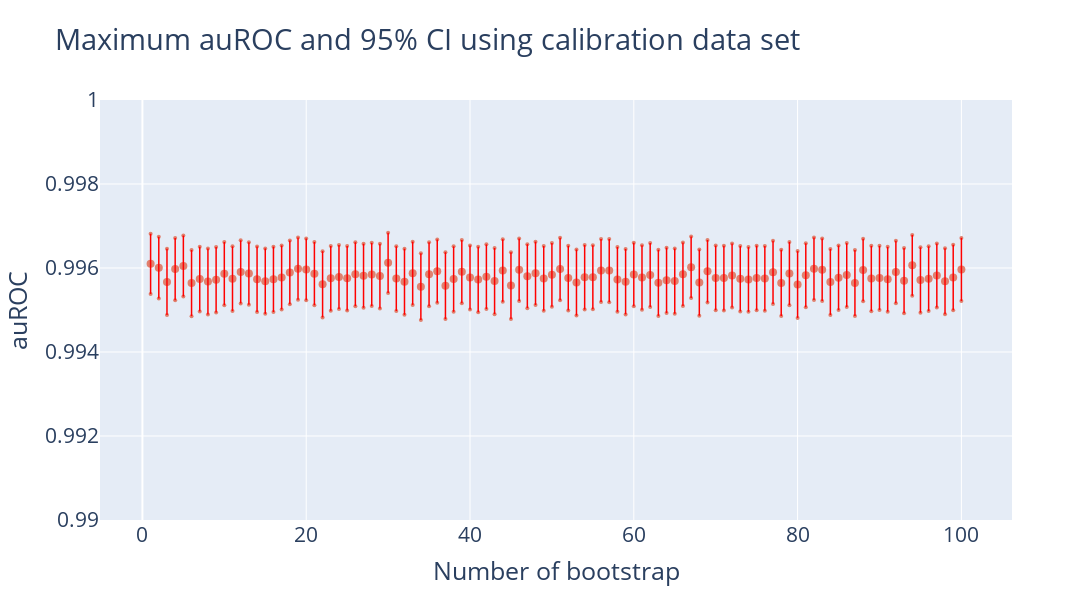

Notebook cell for this chart:
### Code cell
# Plot maximumu auROCs

fig = go.Figure()

# Add vertical lines between CI upper and lower by set
for i in range(1, 101):
    fig.add_shape(
        dict(
            type='line',
            x0=i,
            y0=maxdf.loc[maxdf['Dataset'] == i, 'CI_upper'].values[0],
            x1=i,
            y1=maxdf.loc[maxdf['Dataset'] == i, 'CI_lower'].values[0],
            line=dict(color='red', width=1.5)
        )
    )

# Plot each 95% CI using error bars
fig.add_trace(go.Scatter(x=maxdf['Dataset'], y=maxdf['CI_upper'],
                    mode='markers',
                    name='CI upper',
                    marker=dict(color='#E0806E', size=4)))

fig.add_trace(go.Scatter(x=maxdf['Dataset'], y=maxdf['CI_lower'],
                    mode='markers',
                    name='CI lower',
                    marker=dict(color='#E0806E', size=4)))

# # Plot only maximum auROC
# fig.add_trace(go.Scatter(x=maxdf['Dataset'], y=maxdf['auROC'],
#                     mode='markers',
#                     name='Maximum auROC',
#                     marker=dict(color='blue', size=10)))


# Plot the best candidate
for i in range(bootstrap):
    fig.add_trace(go.Scatter(x=[i+1], y=[maxdf.loc[maxdf['Dataset'] == i+1, 'auROC'].values[0]],
                    mode='markers',
                    name='Best candidate',
                    marker=dict(color='#E0806E', size=8)))

# plot order of lines and markers
fig.update_layout(showlegend=False)

fig.update_layout(title='Maximum auROC and 95% CI using calibration data set',
                  xaxis_title='Number of bootstrap',
                  yaxis_title='auROC')
# Change font size
fig.update_layout(font=dict(size=21))

# y-axis range: 0.99 to 1.00
fig.update_yaxes(range=[0.99, 1.00])

# x-asis ticks and range
# Figure size
fig.update_layout(width=1200, height=600)

fig.show()

### Figure 1 — Plotly figure (JSON) as saved in the notebook; plotly's stock layout.template omitted (floating-point values rounded to 4 significant figures)
{"data": [{"marker": {"color": "#E0806E", "size": 4}, "mode": "markers", "name": "CI upper", "type": "scatter", "x": [1, 2, 3, 4, 5, 6, 7, 8, 9, 10, 11, 12, 13, 14, 15, 16, 17, 18, 19, 20, 21, 22, 23, 24, 25, 26, 27, 28, 29, 30, 31, 32, 33, 34, 35, 36, 37, 38, 39, 40, 41, 42, 43, 44, 45, 46, 47, 48, 49, 50, 51, 52, 53, 54, 55, 56, 57, 58, 59, 60, 61, 62, 63, 64, 65, 66, 67, 68, 69, 70, 71, 72, 73, 74, 75, 76, 77, 78, 79, 80, 81, 82, 83, 84, 85, 86, 87, 88, 89, 90, 91, 92, 93, 94, 95, 96, 97, 98, 99, 100], "y": [0.9968, 0.9967, 0.9965, 0.9967, 0.9968, 0.9964, 0.9965, 0.9965, 0.9965, 0.9966, 0.9965, 0.9967, 0.9966, 0.9965, 0.9965, 0.9965, 0.9965, 0.9967, 0.9967, 0.9967, 0.9966, 0.9964, 0.9965, 0.9966, 0.9965, 0.9966, 0.9966, 0.9966, 0.9966, 0.9968, 0.9965, 0.9965, 0.9966, 0.9964, 0.9966, 0.9967, 0.9964, 0.9965, 0.9967, 0.9965, 0.9965, 0.9966, 0.9965, 0.9967, 0.9964, 0.9967, 0.9966, 0.9966, 0.9965, 0.9966, 0.9967, 0.9965, 0.9964, 0.9965, 0.9965, 0.9967, 0.9967, 0.9965, 0.9965, 0.9966, 0.9965, 0.9966, 0.9964, 0.9965, 0.9965, 0.9966, 0.9968, 0.9964, 0.9967, 0.9965, 0.9965, 0.9966, 0.9965, 0.9965, 0.9965, 0.9965, 0.9967, 0.9964, 0.9966, 0.9964, 0.9966, 0.9967, 0.9967, 0.9965, 0.9965, 0.9966, 0.9964, 0.9967, 0.9965, 0.9965, 0.9965, 0.9966, 0.9965, 0.9968, 0.9965, 0.9965, 0.9966, 0.9965, 0.9966, 0.9967]}, {"marker": {"color": "#E0806E", "size": 4}, "mode": "markers", "name": "CI lower", "type": "scatter", "x": [1, 2, 3, 4, 5, 6, 7, 8, 9, 10, 11, 12, 13, 14, 15, 16, 17, 18, 19, 20, 21, 22, 23, 24, 25, 26, 27, 28, 29, 30, 31, 32, 33, 34, 35, 36, 37, 38, 39, 40, 41, 42, 43, 44, 45, 46, 47, 48, 49, 50, 51, 52, 53, 54, 55, 56, 57, 58, 59, 60, 61, 62, 63, 64, 65, 66, 67, 68, 69, 70, 71, 72, 73, 74, 75, 76, 77, 78, 79, 80, 81, 82, 83, 84, 85, 86, 87, 88, 89, 90, 91, 92, 93, 94, 95, 96, 97, 98, 99, 100], "y": [0.9954, 0.9953, 0.9949, 0.9952, 0.9953, 0.9949, 0.995, 0.9949, 0.9949, 0.9951, 0.995, 0.9952, 0.9951, 0.995, 0.9949, 0.995, 0.995, 0.9951, 0.9952, 0.9952, 0.9951, 0.9948, 0.995, 0.995, 0.995, 0.9951, 0.9951, 0.9951, 0.995, 0.9954, 0.995, 0.9949, 0.9951, 0.9948, 0.9951, 0.9952, 0.9948, 0.995, 0.9952, 0.995, 0.9949, 0.995, 0.9949, 0.9952, 0.9948, 0.9952, 0.995, 0.9951, 0.995, 0.9951, 0.9952, 0.995, 0.9949, 0.995, 0.995, 0.9952, 0.9952, 0.995, 0.9949, 0.9951, 0.995, 0.9951, 0.9949, 0.9949, 0.9949, 0.9951, 0.9953, 0.9949, 0.9952, 0.995, 0.995, 0.9951, 0.995, 0.995, 0.995, 0.995, 0.9951, 0.9949, 0.9951, 0.9948, 0.9951, 0.9952, 0.9952, 0.9949, 0.995, 0.9951, 0.9949, 0.9952, 0.995, 0.995, 0.995, 0.9952, 0.9949, 0.9953, 0.9949, 0.995, 0.9951, 0.9949, 0.995, 0.9952]}, {"marker": {"color": "#E0806E", "size": 8}, "mode": "markers", "name": "Best candidate", "type": "scatter", "x": [1], "y": [0.9961]}, {"marker": {"color": "#E0806E", "size": 8}, "mode": "markers", "name": "Best candidate", "type": "scatter", "x": [2], "y": [0.996]}, {"marker": {"color": "#E0806E", "size": 8}, "mode": "markers", "name": "Best candidate", "type": "scatter", "x": [3], "y": [0.9957]}, {"marker": {"color": "#E0806E", "size": 8}, "mode": "markers", "name": "Best candidate", "type": "scatter", "x": [4], "y": [0.996]}, {"marker": {"color": "#E0806E", "size": 8}, "mode": "markers", "name": "Best candidate", "type": "scatter", "x": [5], "y": [0.996]}, {"marker": {"color": "#E0806E", "size": 8}, "mode": "markers", "name": "Best candidate", "type": "scatter", "x": [6], "y": [0.9956]}, {"marker": {"color": "#E0806E", "size": 8}, "mode": "markers", "name": "Best candidate", "type": "scatter", "x": [7], "y": [0.9957]}, {"marker": {"color": "#E0806E", "size": 8}, "mode": "markers", "name": "Best candidate", "type": "scatter", "x": [8], "y": [0.9957]}, {"marker": {"color": "#E0806E", "size": 8}, "mode": "markers", "name": "Best candidate", "type": "scatter", "x": [9], "y": [0.9957]}, {"marker": {"color": "#E0806E", "size": 8}, "mode": "markers", "name": "Best candidate", "type": "scatter", "x": [10], "y": [0.9959]}, {"marker": {"color": "#E0806E", "size": 8}, "mode": "markers", "name": "Best candidate", "type": "scatter", "x": [11], "y": [0.9957]}, {"marker": {"color": "#E0806E", "size": 8}, "mode": "markers", "name": "Best candidate", "type": "scatter", "x": [12], "y": [0.9959]}, {"marker": {"color": "#E0806E", "size": 8}, "mode": "markers", "name": "Best candidate", "type": "scatter", "x": [13], "y": [0.9959]}, {"marker": {"color": "#E0806E", "size": 8}, "mode": "markers", "name": "Best candidate", "type": "scatter", "x": [14], "y": [0.9957]}, {"marker": {"color": "#E0806E", "size": 8}, "mode": "markers", "name": "Best candidate", "type": "scatter", "x": [15], "y": [0.9957]}, {"marker": {"color": "#E0806E", "size": 8}, "mode": "markers", "name": "Best candidate", "type": "scatter", "x": [16], "y": [0.9957]}, {"marker": {"color": "#E0806E", "size": 8}, "mode": "markers", "name": "Best candidate", "type": "scatter", "x": [17], "y": [0.9958]}, {"marker": {"color": "#E0806E", "size": 8}, "mode": "markers", "name": "Best candidate", "type": "scatter", "x": [18], "y": [0.9959]}, {"marker": {"color": "#E0806E", "size": 8}, "mode": "markers", "name": "Best candidate", "type": "scatter", "x": [19], "y": [0.996]}, {"marker": {"color": "#E0806E", "size": 8}, "mode": "markers", "name": "Best candidate", "type": "scatter", "x": [20], "y": [0.996]}, {"marker": {"color": "#E0806E", "size": 8}, "mode": "markers", "name": "Best candidate", "type": "scatter", "x": [21], "y": [0.9959]}, {"marker": {"color": "#E0806E", "size": 8}, "mode": "markers", "name": "Best candidate", "type": "scatter", "x": [22], "y": [0.9956]}, {"marker": {"color": "#E0806E", "size": 8}, "mode": "markers", "name": "Best candidate", "type": "scatter", "x": [23], "y": [0.9958]}, {"marker": {"color": "#E0806E", "size": 8}, "mode": "markers", "name": "Best candidate", "type": "scatter", "x": [24], "y": [0.9958]}, {"marker": {"color": "#E0806E", "size": 8}, "mode": "markers", "name": "Best candidate", "type": "scatter", "x": [25], "y": [0.9958]}, {"marker": {"color": "#E0806E", "size": 8}, "mode": "markers", "name": "Best candidate", "type": "scatter", "x": [26], "y": [0.9959]}, {"marker": {"color": "#E0806E", "size": 8}, "mode": "markers", "name": "Best candidate", "type": "scatter", "x": [27], "y": [0.9958]}, {"marker": {"color": "#E0806E", "size": 8}, "mode": "markers", "name": "Best candidate", "type": "scatter", "x": [28], "y": [0.9958]}, {"marker": {"color": "#E0806E", "size": 8}, "mode": "markers", "name": "Best candidate", "type": "scatter", "x": [29], "y": [0.9958]}, {"marker": {"color": "#E0806E", "size": 8}, "mode": "markers", "name": "Best candidate", "type": "scatter", "x": [30], "y": [0.9961]}, {"marker": {"color": "#E0806E", "size": 8}, "mode": "markers", "name": "Best candidate", "type": "scatter", "x": [31], "y": [0.9957]}, {"marker": {"color": "#E0806E", "size": 8}, "mode": "markers", "name": "Best candidate", "type": "scatter", "x": [32], "y": [0.9957]}, {"marker": {"color": "#E0806E", "size": 8}, "mode": "markers", "name": "Best candidate", "type": "scatter", "x": [33], "y": [0.9959]}, {"marker": {"color": "#E0806E", "size": 8}, "mode": "markers", "name": "Best candidate", "type": "scatter", "x": [34], "y": [0.9956]}, {"marker": {"color": "#E0806E", "size": 8}, "mode": "markers", "name": "Best candidate", "type": "scatter", "x": [35], "y": [0.9959]}, {"marker": {"color": "#E0806E", "size": 8}, "mode": "markers", "name": "Best candidate", "type": "scatter", "x": [36], "y": [0.9959]}, {"marker": {"color": "#E0806E", "size": 8}, "mode": "markers", "name": "Best candidate", "type": "scatter", "x": [37], "y": [0.9956]}, {"marker": {"color": "#E0806E", "size": 8}, "mode": "markers", "name": "Best candidate", "type": "scatter", "x": [38], "y": [0.9957]}, {"marker": {"color": "#E0806E", "size": 8}, "mode": "markers", "name": "Best candidate", "type": "scatter", "x": [39], "y": [0.9959]}, {"marker": {"color": "#E0806E", "size": 8}, "mode": "markers", "name": "Best candidate", "type": "scatter", "x": [40], "y": [0.9958]}, {"marker": {"color": "#E0806E", "size": 8}, "mode": "markers", "name": "Best candidate", "type": "scatter", "x": [41], "y": [0.9957]}, {"marker": {"color": "#E0806E", "size": 8}, "mode": "markers", "name": "Best candidate", "type": "scatter", "x": [42], "y": [0.9958]}, {"marker": {"color": "#E0806E", "size": 8}, "mode": "markers", "name": "Best candidate", "type": "scatter", "x": [43], "y": [0.9957]}, {"marker": {"color": "#E0806E", "size": 8}, "mode": "markers", "name": "Best candidate", "type": "scatter", "x": [44], "y": [0.9959]}, {"marker": {"color": "#E0806E", "size": 8}, "mode": "markers", "name": "Best candidate", "type": "scatter", "x": [45], "y": [0.9956]}, {"marker": {"color": "#E0806E", "size": 8}, "mode": "markers", "name": "Best candidate", "type": "scatter", "x": [46], "y": [0.996]}, {"marker": {"color": "#E0806E", "size": 8}, "mode": "markers", "name": "Best candidate", "type": "scatter", "x": [47], "y": [0.9958]}, {"marker": {"color": "#E0806E", "size": 8}, "mode": "markers", "name": "Best candidate", "type": "scatter", "x": [48], "y": [0.9959]}, {"marker": {"color": "#E0806E", "size": 8}, "mode": "markers", "name": "Best candidate", "type": "scatter", "x": [49], "y": [0.9958]}, {"marker": {"color": "#E0806E", "size": 8}, "mode": "markers", "name": "Best candidate", "type": "scatter", "x": [50], "y": [0.9958]}, {"marker": {"color": "#E0806E", "size": 8}, "mode": "markers", "name": "Best candidate", "type": "scatter", "x": [51], "y": [0.996]}, {"marker": {"color": "#E0806E", "size": 8}, "mode": "markers", "name": "Best candidate", "type": "scatter", "x": [52], "y": [0.9958]}, {"marker": {"color": "#E0806E", "size": 8}, "mode": "markers", "name": "Best candidate", "type": "scatter", "x": [53], "y": [0.9957]}, {"marker": {"color": "#E0806E", "size": 8}, "mode": "markers", "name": "Best candidate", "type": "scatter", "x": [54], "y": [0.9958]}, {"marker": {"color": "#E0806E", "size": 8}, "mode": "markers", "name": "Best candidate", "type": "scatter", "x": [55], "y": [0.9958]}, {"marker": {"color": "#E0806E", "size": 8}, "mode": "markers", "name": "Best candidate", "type": "scatter", "x": [56], "y": [0.9959]}, {"marker": {"color": "#E0806E", "size": 8}, "mode": "markers", "name": "Best candidate", "type": "scatter", "x": [57], "y": [0.9959]}, {"marker": {"color": "#E0806E", "size": 8}, "mode": "markers", "name": "Best candidate", "type": "scatter", "x": [58], "y": [0.9957]}, {"marker": {"color": "#E0806E", "size": 8}, "mode": "markers", "name": "Best candidate", "type": "scatter", "x": [59], "y": [0.9957]}, {"marker": {"color": "#E0806E", "size": 8}, "mode": "markers", "name": "Best candidate", "type": "scatter", "x": [60], "y": [0.9958]}, {"marker": {"color": "#E0806E", "size": 8}, "mode": "markers", "name": "Best candidate", "type": "scatter", "x": [61], "y": [0.9958]}, {"marker": {"color": "#E0806E", "size": 8}, "mode": "markers", "name": "Best candidate", "type": "scatter", "x": [62], "y": [0.9958]}, {"marker": {"color": "#E0806E", "size": 8}, "mode": "markers", "name": "Best candidate", "type": "scatter", "x": [63], "y": [0.9956]}, {"marker": {"color": "#E0806E", "size": 8}, "mode": "markers", "name": "Best candidate", "type": "scatter", "x": [64], "y": [0.9957]}, {"marker": {"color": "#E0806E", "size": 8}, "mode": "markers", "name": "Best candidate", "type": "scatter", "x": [65], "y": [0.9957]}, {"marker": {"color": "#E0806E", "size": 8}, "mode": "markers", "name": "Best candidate", "type": "scatter", "x": [66], "y": [0.9959]}, {"marker": {"color": "#E0806E", "size": 8}, "mode": "markers", "name": "Best candidate", "type": "scatter", "x": [67], "y": [0.996]}, {"marker": {"color": "#E0806E", "size": 8}, "mode": "markers", "name": "Best candidate", "type": "scatter", "x": [68], "y": [0.9957]}, {"marker": {"color": "#E0806E", "size": 8}, "mode": "markers", "name": "Best candidate", "type": "scatter", "x": [69], "y": [0.9959]}, {"marker": {"color": "#E0806E", "size": 8}, "mode": "markers", "name": "Best candidate", "type": "scatter", "x": [70], "y": [0.9958]}, {"marker": {"color": "#E0806E", "size": 8}, "mode": "markers", "name": "Best candidate", "type": "scatter", "x": [71], "y": [0.9958]}, {"marker": {"color": "#E0806E", "size": 8}, "mode": "markers", "name": "Best candidate", "type": "scatter", "x": [72], "y": [0.9958]}, {"marker": {"color": "#E0806E", "size": 8}, "mode": "markers", "name": "Best candidate", "type": "scatter", "x": [73], "y": [0.9957]}, {"marker": {"color": "#E0806E", "size": 8}, "mode": "markers", "name": "Best candidate", "type": "scatter", "x": [74], "y": [0.9957]}, {"marker": {"color": "#E0806E", "size": 8}, "mode": "markers", "name": "Best candidate", "type": "scatter", "x": [75], "y": [0.9958]}, {"marker": {"color": "#E0806E", "size": 8}, "mode": "markers", "name": "Best candidate", "type": "scatter", "x": [76], "y": [0.9958]}, {"marker": {"color": "#E0806E", "size": 8}, "mode": "markers", "name": "Best candidate", "type": "scatter", "x": [77], "y": [0.9959]}, {"marker": {"color": "#E0806E", "size": 8}, "mode": "markers", "name": "Best candidate", "type": "scatter", "x": [78], "y": [0.9956]}, {"marker": {"color": "#E0806E", "size": 8}, "mode": "markers", "name": "Best candidate", "type": "scatter", "x": [79], "y": [0.9959]}, {"marker": {"color": "#E0806E", "size": 8}, "mode": "markers", "name": "Best candidate", "type": "scatter", "x": [80], "y": [0.9956]}, {"marker": {"color": "#E0806E", "size": 8}, "mode": "markers", "name": "Best candidate", "type": "scatter", "x": [81], "y": [0.9958]}, {"marker": {"color": "#E0806E", "size": 8}, "mode": "markers", "name": "Best candidate", "type": "scatter", "x": [82], "y": [0.996]}, {"marker": {"color": "#E0806E", "size": 8}, "mode": "markers", "name": "Best candidate", "type": "scatter", "x": [83], "y": [0.996]}, {"marker": {"color": "#E0806E", "size": 8}, "mode": "markers", "name": "Best candidate", "type": "scatter", "x": [84], "y": [0.9957]}, {"marker": {"color": "#E0806E", "size": 8}, "mode": "markers", "name": "Best candidate", "type": "scatter", "x": [85], "y": [0.9958]}, {"marker": {"color": "#E0806E", "size": 8}, "mode": "markers", "name": "Best candidate", "type": "scatter", "x": [86], "y": [0.9958]}, {"marker": {"color": "#E0806E", "size": 8}, "mode": "markers", "name": "Best candidate", "type": "scatter", "x": [87], "y": [0.9956]}, {"marker": {"color": "#E0806E", "size": 8}, "mode": "markers", "name": "Best candidate", "type": "scatter", "x": [88], "y": [0.996]}, {"marker": {"color": "#E0806E", "size": 8}, "mode": "markers", "name": "Best candidate", "type": "scatter", "x": [89], "y": [0.9957]}, {"marker": {"color": "#E0806E", "size": 8}, "mode": "markers", "name": "Best candidate", "type": "scatter", "x": [90], "y": [0.9958]}, {"marker": {"color": "#E0806E", "size": 8}, "mode": "markers", "name": "Best candidate", "type": "scatter", "x": [91], "y": [0.9957]}, {"marker": {"color": "#E0806E", "size": 8}, "mode": "markers", "name": "Best candidate", "type": "scatter", "x": [92], "y": [0.9959]}, {"marker": {"color": "#E0806E", "size": 8}, "mode": "markers", "name": "Best candidate", "type": "scatter", "x": [93], "y": [0.9957]}, {"marker": {"color": "#E0806E", "size": 8}, "mode": "markers", "name": "Best candidate", "type": "scatter", "x": [94], "y": [0.9961]}, {"marker": {"color": "#E0806E", "size": 8}, "mode": "markers", "name": "Best candidate", "type": "scatter", "x": [95], "y": [0.9957]}, {"marker": {"color": "#E0806E", "size": 8}, "mode": "markers", "name": "Best candidate", "type": "scatter", "x": [96], "y": [0.9957]}, {"marker": {"color": "#E0806E", "size": 8}, "mode": "markers", "name": "Best candidate", "type": "scatter", "x": [97], "y": [0.9958]}, {"marker": {"color": "#E0806E", "size": 8}, "mode": "markers", "name": "Best candidate", "type": "scatter", "x": [98], "y": [0.9957]}, {"marker": {"color": "#E0806E", "size": 8}, "mode": "markers", "name": "Best candidate", "type": "scatter", "x": [99], "y": [0.9958]}, {"marker": {"color": "#E0806E", "size": 8}, "mode": "markers", "name": "Best candidate", "type": "scatter", "x": [100], "y": [0.996]}], "layout": {"font": {"size": 21}, "height": 600, "shapes": [{"line": {"color": "red", "width": 1.5}, "type": "line", "x0": 1, "x1": 1, "y0": 0.9968, "y1": 0.9954}, {"line": {"color": "red", "width": 1.5}, "type": "line", "x0": 2, "x1": 2, "y0": 0.9967, "y1": 0.9953}, {"line": {"color": "red", "width": 1.5}, "type": "line", "x0": 3, "x1": 3, "y0": 0.9965, "y1": 0.9949}, {"line": {"color": "red", "width": 1.5}, "type": "line", "x0": 4, "x1": 4, "y0": 0.9967, "y1": 0.9952}, {"line": {"color": "red", "width": 1.5}, "type": "line", "x0": 5, "x1": 5, "y0": 0.9968, "y1": 0.9953}, {"line": {"color": "red", "width": 1.5}, "type": "line", "x0": 6, "x1": 6, "y0": 0.9964, "y1": 0.9949}, {"line": {"color": "red", "width": 1.5}, "type": "line", "x0": 7, "x1": 7, "y0": 0.9965, "y1": 0.995}, {"line": {"color": "red", "width": 1.5}, "type": "line", "x0": 8, "x1": 8, "y0": 0.9965, "y1": 0.9949}, {"line": {"color": "red", "width": 1.5}, "type": "line", "x0": 9, "x1": 9, "y0": 0.9965, "y1": 0.9949}, {"line": {"color": "red", "width": 1.5}, "type": "line", "x0": 10, "x1": 10, "y0": 0.9966, "y1": 0.9951}, {"line": {"color": "red", "width": 1.5}, "type": "line", "x0": 11, "x1": 11, "y0": 0.9965, "y1": 0.995}, {"line": {"color": "red", "width": 1.5}, "type": "line", "x0": 12, "x1": 12, "y0": 0.9967, "y1": 0.9952}, {"line": {"color": "red", "width": 1.5}, "type": "line", "x0": 13, "x1": 13, "y0": 0.9966, "y1": 0.9951}, {"line": {"color": "red", "width": 1.5}, "type": "line", "x0": 14, "x1": 14, "y0": 0.9965, "y1": 0.995}, {"line": {"color": "red", "width": 1.5}, "type": "line", "x0": 15, "x1": 15, "y0": 0.9965, "y1": 0.9949}, {"line": {"color": "red", "width": 1.5}, "type": "line", "x0": 16, "x1": 16, "y0": 0.9965, "y1": 0.995}, {"line": {"color": "red", "width": 1.5}, "type": "line", "x0": 17, "x1": 17, "y0": 0.9965, "y1": 0.995}, {"line": {"color": "red", "width": 1.5}, "type": "line", "x0": 18, "x1": 18, "y0": 0.9967, "y1": 0.9951}, {"line": {"color": "red", "width": 1.5}, "type": "line", "x0": 19, "x1": 19, "y0": 0.9967, "y1": 0.9952}, {"line": {"color": "red", "width": 1.5}, "type": "line", "x0": 20, "x1": 20, "y0": 0.9967, "y1": 0.9952}, {"line": {"color": "red", "width": 1.5}, "type": "line", "x0": 21, "x1": 21, "y0": 0.9966, "y1": 0.9951}, {"line": {"color": "red", "width": 1.5}, "type": "line", "x0": 22, "x1": 22, "y0": 0.9964, "y1": 0.9948}, {"line": {"color": "red", "width": 1.5}, "type": "line", "x0": 23, "x1": 23, "y0": 0.9965, "y1": 0.995}, {"line": {"color": "red", "width": 1.5}, "type": "line", "x0": 24, "x1": 24, "y0": 0.9966, "y1": 0.995}, {"line": {"color": "red", "width": 1.5}, "type": "line", "x0": 25, "x1": 25, "y0": 0.9965, "y1": 0.995}, {"line": {"color": "red", "width": 1.5}, "type": "line", "x0": 26, "x1": 26, "y0": 0.9966, "y1": 0.9951}, {"line": {"color": "red", "width": 1.5}, "type": "line", "x0": 27, "x1": 27, "y0": 0.9966, "y1": 0.9951}, {"line": {"color": "red", "width": 1.5}, "type": "line", "x0": 28, "x1": 28, "y0": 0.9966, "y1": 0.9951}, {"line": {"color": "red", "width": 1.5}, "type": "line", "x0": 29, "x1": 29, "y0": 0.9966, "y1": 0.995}, {"line": {"color": "red", "width": 1.5}, "type": "line", "x0": 30, "x1": 30, "y0": 0.9968, "y1": 0.9954}, {"line": {"color": "red", "width": 1.5}, "type": "line", "x0": 31, "x1": 31, "y0": 0.9965, "y1": 0.995}, {"line": {"color": "red", "width": 1.5}, "type": "line", "x0": 32, "x1": 32, "y0": 0.9965, "y1": 0.9949}, {"line": {"color": "red", "width": 1.5}, "type": "line", "x0": 33, "x1": 33, "y0": 0.9966, "y1": 0.9951}, {"line": {"color": "red", "width": 1.5}, "type": "line", "x0": 34, "x1": 34, "y0": 0.9964, "y1": 0.9948}, {"line": {"color": "red", "width": 1.5}, "type": "line", "x0": 35, "x1": 35, "y0": 0.9966, "y1": 0.9951}, {"line": {"color": "red", "width": 1.5}, "type": "line", "x0": 36, "x1": 36, "y0": 0.9967, "y1": 0.9952}, {"line": {"color": "red", "width": 1.5}, "type": "line", "x0": 37, "x1": 37, "y0": 0.9964, "y1": 0.9948}, {"line": {"color": "red", "width": 1.5}, "type": "line", "x0": 38, "x1": 38, "y0": 0.9965, "y1": 0.995}, {"line": {"color": "red", "width": 1.5}, "type": "line", "x0": 39, "x1": 39, "y0": 0.9967, "y1": 0.9952}, {"line": {"color": "red", "width": 1.5}, "type": "line", "x0": 40, "x1": 40, "y0": 0.9965, "y1": 0.995}, {"line": {"color": "red", "width": 1.5}, "type": "line", "x0": 41, "x1": 41, "y0": 0.9965, "y1": 0.9949}, {"line": {"color": "red", "width": 1.5}, "type": "line", "x0": 42, "x1": 42, "y0": 0.9966, "y1": 0.995}, {"line": {"color": "red", "width": 1.5}, "type": "line", "x0": 43, "x1": 43, "y0": 0.9965, "y1": 0.9949}, {"line": {"color": "red", "width": 1.5}, "type": "line", "x0": 44, "x1": 44, "y0": 0.9967, "y1": 0.9952}, {"line": {"color": "red", "width": 1.5}, "type": "line", "x0": 45, "x1": 45, "y0": 0.9964, "y1": 0.9948}, {"line": {"color": "red", "width": 1.5}, "type": "line", "x0": 46, "x1": 46, "y0": 0.9967, "y1": 0.9952}, {"line": {"color": "red", "width": 1.5}, "type": "line", "x0": 47, "x1": 47, "y0": 0.9966, "y1": 0.995}, {"line": {"color": "red", "width": 1.5}, "type": "line", "x0": 48, "x1": 48, "y0": 0.9966, "y1": 0.9951}, {"line": {"color": "red", "width": 1.5}, "type": "line", "x0": 49, "x1": 49, "y0": 0.9965, "y1": 0.995}, {"line": {"color": "red", "width": 1.5}, "type": "line", "x0": 50, "x1": 50, "y0": 0.9966, "y1": 0.9951}, {"line": {"color": "red", "width": 1.5}, "type": "line", "x0": 51, "x1": 51, "y0": 0.9967, "y1": 0.9952}, {"line": {"color": "red", "width": 1.5}, "type": "line", "x0": 52, "x1": 52, "y0": 0.9965, "y1": 0.995}, {"line": {"color": "red", "width": 1.5}, "type": "line", "x0": 53, "x1": 53, "y0": 0.9964, "y1": 0.9949}, {"line": {"color": "red", "width": 1.5}, "type": "line", "x0": 54, "x1": 54, "y0": 0.9965, "y1": 0.995}, {"line": {"color": "red", "width": 1.5}, "type": "line", "x0": 55, "x1": 55, "y0": 0.9965, "y1": 0.995}, {"line": {"color": "red", "width": 1.5}, "type": "line", "x0": 56, "x1": 56, "y0": 0.9967, "y1": 0.9952}, {"line": {"color": "red", "width": 1.5}, "type": "line", "x0": 57, "x1": 57, "y0": 0.9967, "y1": 0.9952}, {"line": {"color": "red", "width": 1.5}, "type": "line", "x0": 58, "x1": 58, "y0": 0.9965, "y1": 0.995}, {"line": {"color": "red", "width": 1.5}, "type": "line", "x0": 59, "x1": 59, "y0": 0.9965, "y1": 0.9949}, {"line": {"color": "red", "width": 1.5}, "type": "line", "x0": 60, "x1": 60, "y0": 0.9966, "y1": 0.9951}, {"line": {"color": "red", "width": 1.5}, "type": "line", "x0": 61, "x1": 61, "y0": 0.9965, "y1": 0.995}, {"line": {"color": "red", "width": 1.5}, "type": "line", "x0": 62, "x1": 62, "y0": 0.9966, "y1": 0.9951}, {"line": {"color": "red", "width": 1.5}, "type": "line", "x0": 63, "x1": 63, "y0": 0.9964, "y1": 0.9949}, {"line": {"color": "red", "width": 1.5}, "type": "line", "x0": 64, "x1": 64, "y0": 0.9965, "y1": 0.9949}, {"line": {"color": "red", "width": 1.5}, "type": "line", "x0": 65, "x1": 65, "y0": 0.9965, "y1": 0.9949}, {"line": {"color": "red", "width": 1.5}, "type": "line", "x0": 66, "x1": 66, "y0": 0.9966, "y1": 0.9951}, {"line": {"color": "red", "width": 1.5}, "type": "line", "x0": 67, "x1": 67, "y0": 0.9968, "y1": 0.9953}, {"line": {"color": "red", "width": 1.5}, "type": "line", "x0": 68, "x1": 68, "y0": 0.9964, "y1": 0.9949}, {"line": {"color": "red", "width": 1.5}, "type": "line", "x0": 69, "x1": 69, "y0": 0.9967, "y1": 0.9952}, {"line": {"color": "red", "width": 1.5}, "type": "line", "x0": 70, "x1": 70, "y0": 0.9965, "y1": 0.995}, {"line": {"color": "red", "width": 1.5}, "type": "line", "x0": 71, "x1": 71, "y0": 0.9965, "y1": 0.995}, {"line": {"color": "red", "width": 1.5}, "type": "line", "x0": 72, "x1": 72, "y0": 0.9966, "y1": 0.9951}, {"line": {"color": "red", "width": 1.5}, "type": "line", "x0": 73, "x1": 73, "y0": 0.9965, "y1": 0.995}, {"line": {"color": "red", "width": 1.5}, "type": "line", "x0": 74, "x1": 74, "y0": 0.9965, "y1": 0.995}, {"line": {"color": "red", "width": 1.5}, "type": "line", "x0": 75, "x1": 75, "y0": 0.9965, "y1": 0.995}, {"line": {"color": "red", "width": 1.5}, "type": "line", "x0": 76, "x1": 76, "y0": 0.9965, "y1": 0.995}, {"line": {"color": "red", "width": 1.5}, "type": "line", "x0": 77, "x1": 77, "y0": 0.9967, "y1": 0.9951}, {"line": {"color": "red", "width": 1.5}, "type": "line", "x0": 78, "x1": 78, "y0": 0.9964, "y1": 0.9949}, {"line": {"color": "red", "width": 1.5}, "type": "line", "x0": 79, "x1": 79, "y0": 0.9966, "y1": 0.9951}, {"line": {"color": "red", "width": 1.5}, "type": "line", "x0": 80, "x1": 80, "y0": 0.9964, "y1": 0.9948}, {"line": {"color": "red", "width": 1.5}, "type": "line", "x0": 81, "x1": 81, "y0": 0.9966, "y1": 0.9951}, {"line": {"color": "red", "width": 1.5}, "type": "line", "x0": 82, "x1": 82, "y0": 0.9967, "y1": 0.9952}, {"line": {"color": "red", "width": 1.5}, "type": "line", "x0": 83, "x1": 83, "y0": 0.9967, "y1": 0.9952}, {"line": {"color": "red", "width": 1.5}, "type": "line", "x0": 84, "x1": 84, "y0": 0.9965, "y1": 0.9949}, {"line": {"color": "red", "width": 1.5}, "type": "line", "x0": 85, "x1": 85, "y0": 0.9965, "y1": 0.995}, {"line": {"color": "red", "width": 1.5}, "type": "line", "x0": 86, "x1": 86, "y0": 0.9966, "y1": 0.9951}, {"line": {"color": "red", "width": 1.5}, "type": "line", "x0": 87, "x1": 87, "y0": 0.9964, "y1": 0.9949}, {"line": {"color": "red", "width": 1.5}, "type": "line", "x0": 88, "x1": 88, "y0": 0.9967, "y1": 0.9952}, {"line": {"color": "red", "width": 1.5}, "type": "line", "x0": 89, "x1": 89, "y0": 0.9965, "y1": 0.995}, {"line": {"color": "red", "width": 1.5}, "type": "line", "x0": 90, "x1": 90, "y0": 0.9965, "y1": 0.995}, {"line": {"color": "red", "width": 1.5}, "type": "line", "x0": 91, "x1": 91, "y0": 0.9965, "y1": 0.995}, {"line": {"color": "red", "width": 1.5}, "type": "line", "x0": 92, "x1": 92, "y0": 0.9966, "y1": 0.9952}, {"line": {"color": "red", "width": 1.5}, "type": "line", "x0": 93, "x1": 93, "y0": 0.9965, "y1": 0.9949}, {"line": {"color": "red", "width": 1.5}, "type": "line", "x0": 94, "x1": 94, "y0": 0.9968, "y1": 0.9953}, {"line": {"color": "red", "width": 1.5}, "type": "line", "x0": 95, "x1": 95, "y0": 0.9965, "y1": 0.9949}, {"line": {"color": "red", "width": 1.5}, "type": "line", "x0": 96, "x1": 96, "y0": 0.9965, "y1": 0.995}, {"line": {"color": "red", "width": 1.5}, "type": "line", "x0": 97, "x1": 97, "y0": 0.9966, "y1": 0.9951}, {"line": {"color": "red", "width": 1.5}, "type": "line", "x0": 98, "x1": 98, "y0": 0.9965, "y1": 0.9949}, {"line": {"color": "red", "width": 1.5}, "type": "line", "x0": 99, "x1": 99, "y0": 0.9966, "y1": 0.995}, {"line": {"color": "red", "width": 1.5}, "type": "line", "x0": 100, "x1": 100, "y0": 0.9967, "y1": 0.9952}], "showlegend": false, "title": {"text": "Maximum auROC and 95% CI using calibration data set"}, "width": 1200, "xaxis": {"title": {"text": "Number of bootstrap"}}, "yaxis": {"range": [0.99, 1], "title": {"text": "auROC"}}}}
